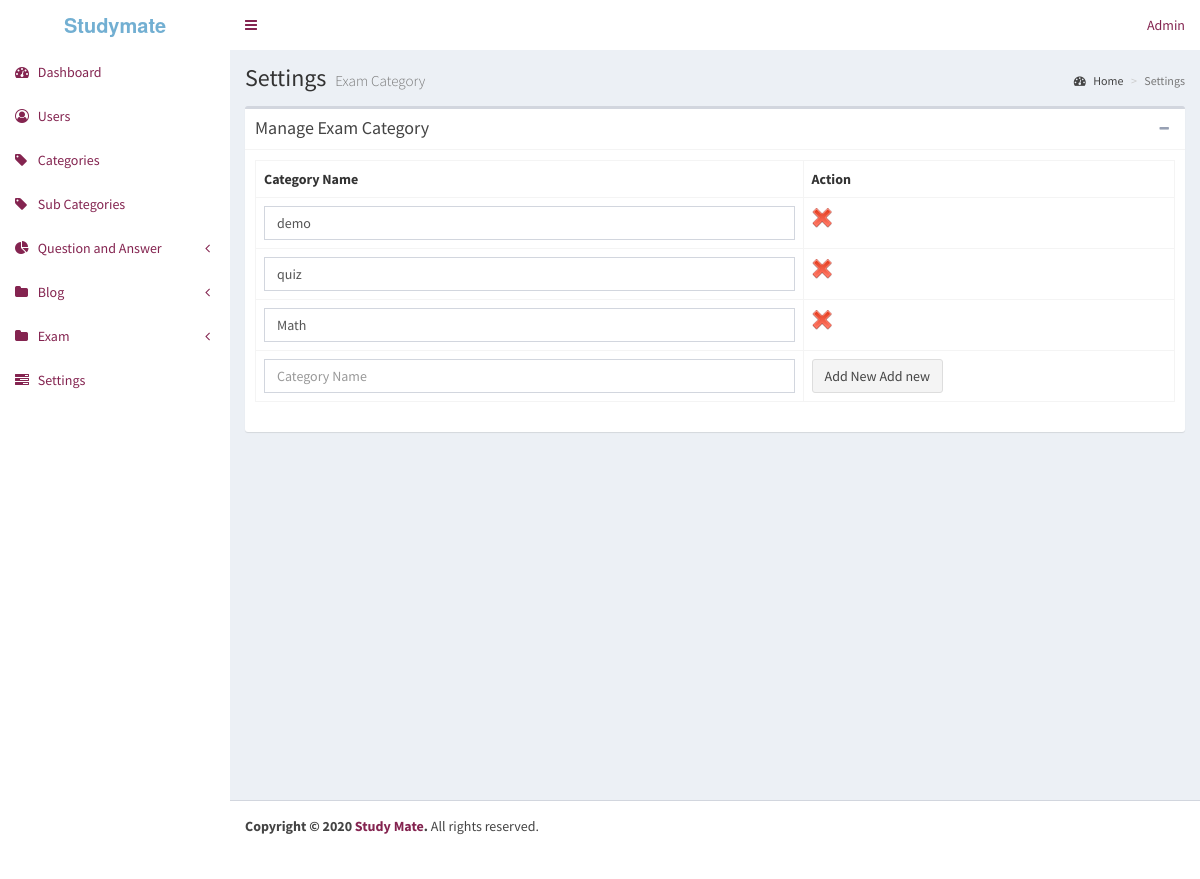
Screenshot of /index.php/admin/examcat with the database file from the repository.
### tables this page shows
CREATE TABLE `sitesettings` (
  `siteName` varchar(100) NOT NULL,
  `tags` varchar(100) NOT NULL,
  `description` varchar(150) NOT NULL,
  `logo` varchar(40) NOT NULL,
  `favicon` varchar(40) NOT NULL,
  `facebookLink` varchar(40) NOT NULL,
  `googleLink` varchar(40) NOT NULL,
  `twitterLink` varchar(200) NOT NULL,
  `dribbleLink` varchar(200) NOT NULL,
  `imgurClientId` varchar(200) NOT NULL,
  `bannerAd` text NOT NULL,
  `sidebarAd` text NOT NULL,
  `fbAppId` varchar(50) NOT NULL,
  `fbAppSecet` varchar(50) NOT NULL,
  `googleAppId` varchar(150) NOT NULL,
  `smtpUsername` varchar(200) NOT NULL,
  `smtpPassword` varchar(200) NOT NULL,
  `googleAppSecret` varchar(100) NOT NULL,
  `googleAnalyticsCode` text NOT NULL,
  `adminApproveQuestions` tinyint(1) NOT NULL,
  `bannerAdEnable` tinyint(4) NOT NULL,
  `sidebarAdEnable` tinyint(4) NOT NULL
);

CREATE TABLE `exam_cate` (
  `cid` int(11) NOT NULL,
  `category_name` varchar(1000) NOT NULL
);

### application/controllers/Admin.php (called while the page is built, shortened)
<?php
class Admin extends CI_Controller
{
	public function examcat()
	{
		$data=$this->SiteModel->getSiteData();
		$data['title']="Ask";
		$this->load->model("Blog");
		$r=$this->Blog->category_list();
		$data['category_list']=$r;
		$this->load->view('admin/examcategory',$data);
	}
}

### index.php (called while the page is built, shortened)
<?php
require_once BASEPATH.'core/CodeIgniter.php';

### application/models/App_model.php (called while the page is built, shortened)
<?php
class App_model extends CI_Model
{
	public function getData($table,$resultType="all_array",$arg=[])
	{
		if (isset($arg['where'])) {
			$this->db->where($arg['where']);
		}
		$return = NULL;
		if ($resultType=="all_array") {
			$return=$this->db->get($table)->result_array();
		} else if ($resultType=="row_array") {
			$return=$this->db->get($table)->row_array();
		} else {
			$return=$this->db->count_all_results($table);
		}
		return $return;
	}
}

### application/models/SiteModel.php (called while the page is built, shortened)
<?php
class SiteModel extends CI_Model
{
	function getSiteData()
	{
		$siteSettings=$this->App_model->getData('siteSettings',$resultType="row_array",$arg=[]);
		$totalQuestions=$this->App_model->getData('questions',$resultType="count_array",$arg=[]);
		$totalUsers=$this->App_model->getData('users',$resultType="count_array",$arg=[]);
		$totalAnswers=$this->App_model->getData('awnsers',$resultType="count_array",$arg=[]);
		$totalVotedAnswers=$this->App_model->getData('awnsers',$resultType="count_array",$arg=['where'=>['votes >'=>0]]);
		$stats=['totalQuestions'=>$totalQuestions,'totalAnswers'=>$totalAnswers,'totalVotedAnswers'=>$totalVotedAnswers,'totalUsers'=>$totalUsers];
		return ['stats'=>$stats,'siteSettings'=>$siteSettings,'notifications'=>$this->getNotifcationsHeader()];
	}
	function getNotifcationsHeader()
	{
		$notifications=[];
		return $notifications;
	}
}

### application/models/Blog.php (called while the page is built, shortened)
<?php
class Blog extends CI_Model
{
 function category_list(){
	 $this->db->order_by('cid','desc');
	 $query=$this->db->get('exam_cate');
	 return $query->result_array();
 }
}

### application/views/admin/examcategory.php (the view, shortened to what this page needs)
<?php
$this->load->view('admin/includes/head');?>
<link rel="stylesheet" href="<?php echo base_url()."plugins/tags/jquery.tagsinput.css"?>">
<?php
$this->load->view('admin/includes/header');
?>
	<div class="content-wrapper">
    <section class="content-header">
		<h1>
         Settings
        <small>Exam Category</small>
		</h1>
		<ol class="breadcrumb">
			<li><a href="<?php echo base_url()."admin"?>"><i class="fa fa-dashboard"></i> Home</a></li>
			<li class="active">Settings</li>
		</ol>
    </section>
    <section class="content">
		<div class="box box-default">
			<div class="box-header with-border">
			<h3 class="box-title">Manage Exam Category</h3>
				<div class="box-tools pull-right">
					<button type="button" class="btn btn-box-tool" data-widget="collapse"><i class="fa fa-minus"></i></button>
				</div>
			</div>
			<div class="box-body">
			<div class="row">
				<div class="col-md-12">
		<form method="post" action="<?php echo base_url().'admin/post-insert_category'?>" enctype="multipart/form-data">
			<table class="table table-bordered">
<tr>
 <th><?php echo $this->lang->line('category_name');?></th>
<th><?php echo $this->lang->line('action');?> </th>
</tr>
	<?php
foreach($category_list as $key => $val){
?>
<tr>
 <td><input type="text"   class="form-control"  value="<?php echo $val['category_name'];?>" onBlur="updatecategory(this.value,'<?php echo $val['cid'];?>');" ></td>
<td>
<a href="<?php echo site_url('admin/pre_remove_category/'.$val['cid']);?>"><img src="<?php echo base_url('images/cross.png');?>"></a>
</td>
</tr>
<?php
}
?>
<tr>
 <td>
 <input type="text"   class="form-control"   name="category_name" value="" placeholder="<?php echo $this->lang->line('category_name');?>"  required ></td>
<td>
<button class="btn btn-default" type="submit">Add New <?php echo $this->lang->line('add_new');?></button>
</td>
</tr>
</table>
		</form>
	</div>
		</div>
	</div>
	</div>
</div>
</div>
</body>
</html>

### application/views/admin/includes/header.php (shortened to what this page needs)
</head>
<body class="hold-transition skin-blue sidebar-mini">
<div class="wrapper">
  <header class="main-header">
    <a href="<?php echo base_url()."admin"?>" class="logo">
      <span class="logo-lg"><b><?php echo $siteSettings['siteName'];?></b></span>
    </a>
    <nav class="navbar navbar-static-top">
      <a href="#" class="sidebar-toggle" data-toggle="push-menu" role="button">
      </a>
      <div class="navbar-custom-menu">
        <ul class="nav navbar-nav">
			<li class="dropdown user user-menu">
            <a href="#" class="dropdown-toggle" data-toggle="dropdown">
				<span class="hidden-xs">Admin</span>
            </a>
          </li>
        </ul>
      </div>
    </nav>
  </header>

### rows the page displays
sitesettings: siteName "Studymate"
exam_cate: category_name "demo"
exam_cate: category_name "quiz"
exam_cate: category_name "Math"

### other values shown
$this->lang->line('category_name') "Category Name"
$this->lang->line('action') "Action"
$this->lang->line('add_new') "Add new"
